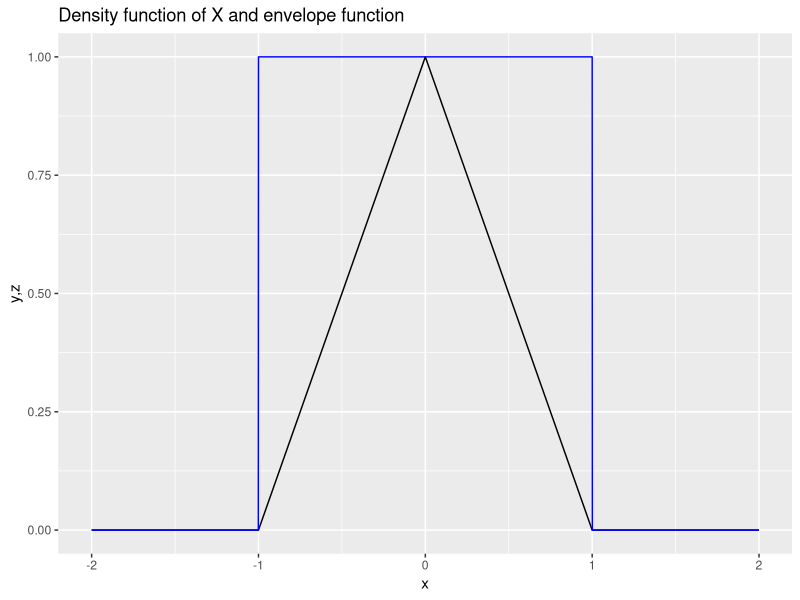
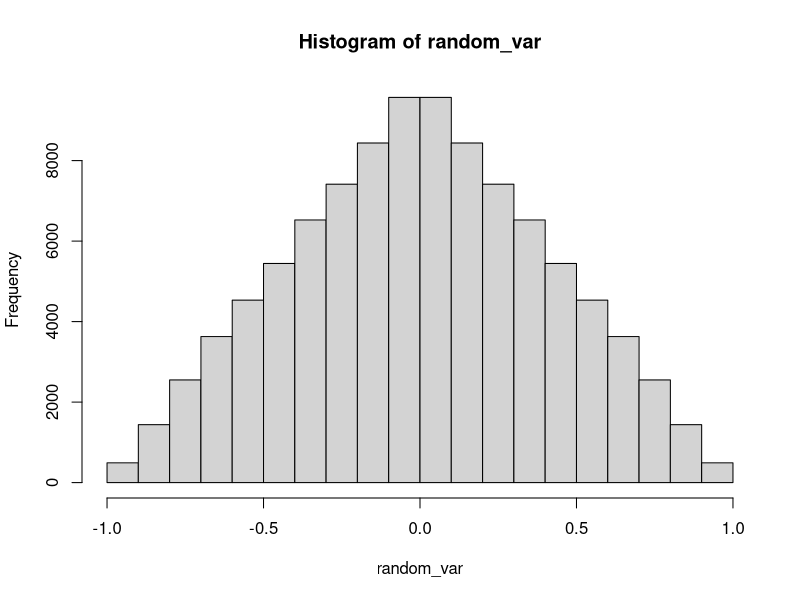
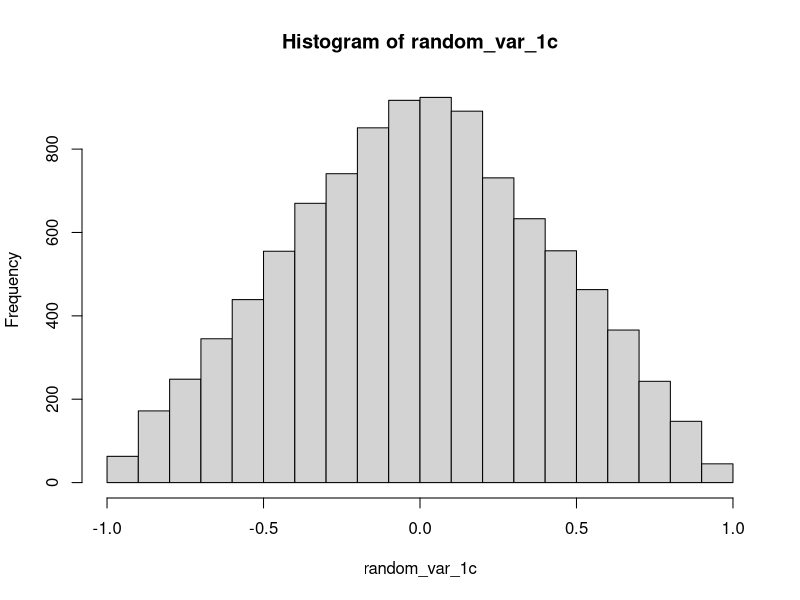

Recreate these plots in R, in order.
## ---- chunk 1
################### Init code for Question 1 ###################################
knitr::opts_chunk$set(echo = TRUE)
rm(list = ls())
## ---- chunk 2
########################## [ 1 a ] #############################################
x <- seq(-2, 2, by = 0.001)
y <- rep(0, length(x))
z <- rep(0, length(x))

x1_index <- which(x > 1 | x < -1)
x2_index <- which(x >= -1 & x <= 0)
x3_index <- which(x > 0 & x <= 1)

y[x1_index] <- 0
y[x2_index] <- x[x2_index] + 1
y[x3_index] <- 1 - x[x3_index]

z0_index <- which(x > 1 | x < -1)
z1_index <- which(x >= -1 & x <= 1)

z[z1_index] <- 1
z[-z1_index] <- 0

data <- data.frame(x, y, z)

# After we get the plot, we can see that the density function is a triangle
# we will use an envelope function to cover the density function, and we can
# use function $ g(x) = 1 $ to cover the density function in the [-1,1] range. 

graph <- ggplot2::ggplot(data) +
  ggplot2::geom_line(mapping=ggplot2::aes(x=x,y=y)) + 
  ggplot2::geom_line(mapping=ggplot2::aes(x=x,y=z),color="blue") + 
  ggplot2::ggtitle("Density function of X and envelope function") +
  ggplot2::xlab("x") +
  ggplot2::ylab("y,z")


graph

## ---- chunk 3
######################### [ 1 b ] #############################################

u <- runif(100000)
# TODO:maybe here we need to check the status of it
x1 <- -1 + sqrt(1 - 2 * u)

x2 <- 1 -  sqrt(1 - 2 * u)

random_var <- c(x1,x2)
hist(random_var)

## ---- chunk 4
######################### [ 1 c ] #############################################

u1_1c <- runif(10000)
u2_1c <- runif(10000)

random_var_1c <- u1_1c - u2_1c
hist(random_var_1c)
## ---- chunk 5
########################## [ 1 d ] #############################################

random_var_1c_var <- var(random_var_1c)

## ---- chunk 6
################### Init code for Question 1 ###################################
knitr::opts_chunk$set(echo = TRUE)
rm(list = ls())
## ---- chunk 7

########################## [ 2 a ] #############################################
# We have the function

#$$
# DE(\mu,\lambda) = \frac{\lambda}{2} exp(-\lambda|x-\mu|)
#$$

# Calculate the integral of the function on x to get CDF
# since \mu = 0 and \lambda = 1, we have
# \frac{1}{2} exp(-1|x|)
# since we have a absolute value, we need to split the integral into two parts
# f(x) = 1/2 * exp(-x) for x >= 0
# f(x) = 1/2 * exp(x) for x < 0

#$$
# F(x) =
#$$

# Calculate the inverse function of CDF
#$$
#
#$$

n <- 1000

# plot histogram of those random variable

# according to the histogram, we can see that the random variable is XXXX

## ---- chunk 8

########################## [ 2 b ] #############################################

n <- 2000
